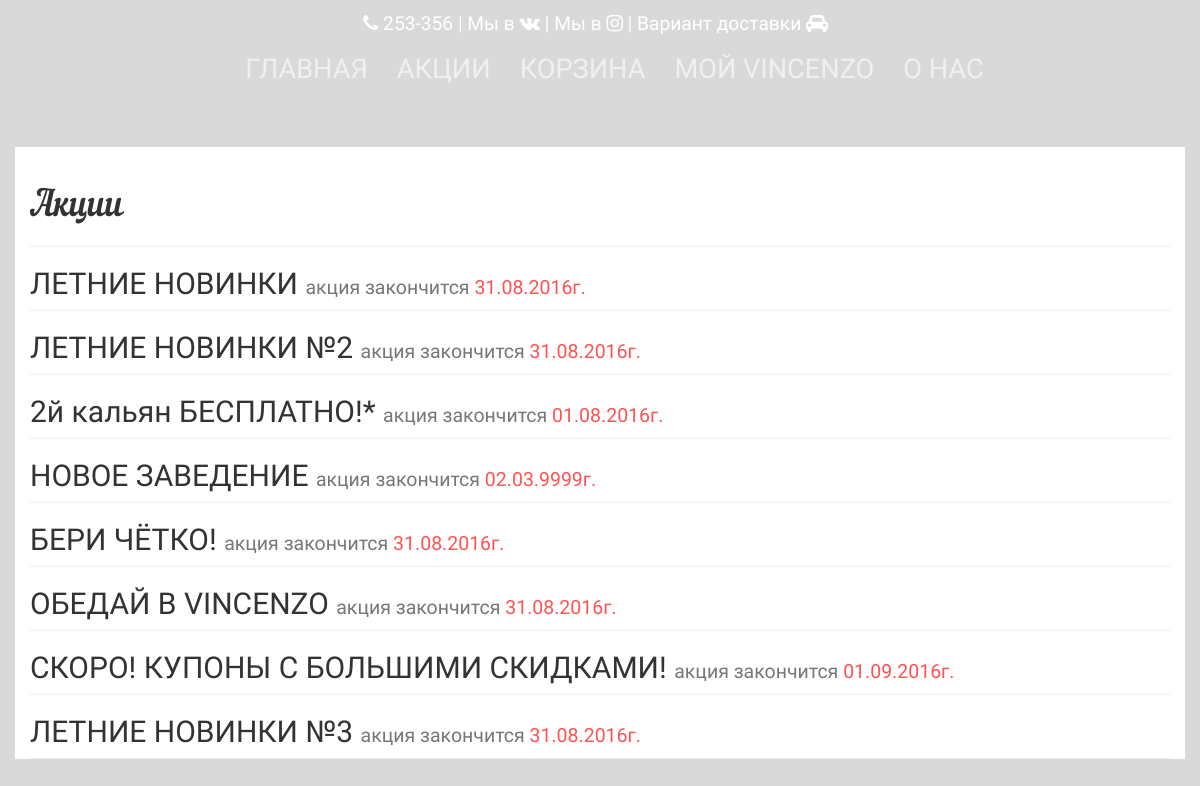
The app's page /sales with its own data.
### app/models.py (models this page shows, shortened)
class Sale(db.Model):
    id = db.Column(db.Integer, primary_key=True, autoincrement=True)
    sale_name = db.Column(db.String(20))
    price_if_have = db.Column(db.Integer)
    to_slider = db.Column(db.Boolean)
    about_sale = db.Column(db.String(255))
    show_url = db.Column(db.Boolean)
    end_sale = db.Column(db.Date)
    img = db.Column(db.String(50))

### app/views.py (the view)
@app.route('/sales', methods=['GET', 'POST'])
def sales():
    select_sales = Sale.query.all()
    return render_template('sale.html', sales=select_sales)

### app/views.py (called while the page is built)
@app.before_request
def before_request():
    delivery = request.cookies.get('delivery')
    if delivery == "deliveryincafe":
        g.deliverymethod = u"В кафе"
        g.global_sale = 0
    elif delivery == "deliverymyself":
        g.deliverymethod = u"Самовывоз"
        g.global_sale = 10
    elif delivery == "deliveryinhome":
        g.deliverymethod = u"Доставка на дом"
        g.global_sale = 0
    else:
        g.deliverymethod = u"Доставка на дом"
        g.global_sale = 0
    g.delivery = delivery
    g.user = current_user

### app/templates/sale.html (shortened to what this page needs)
{% extends "base.html" %} {% block head %}
    <link rel="stylesheet" type="text/css"
          href="{{ url_for('static', filename='fonts/pixelfabric-clothes/style.css') }}"/>
    <link rel="stylesheet" type="text/css"
          href="https://maxcdn.bootstrapcdn.com/font-awesome/4.5.0/css/font-awesome.min.css">
          rel='stylesheet' type='text/css'> {% endblock %}
{% block navigation %}
    {% include "navigation.html" %}
{% endblock %}
{% block body %}
    <div class="container-fluid header-post">
        <div class="row">
            <div class="container content">
                <div class="page-header">
                    <h1>Акции</h1>
                </div>
                {% for sale in sales %}
                    <div class="one-sale">
                        <h2><a href="{{ url_for("one_sale", sale_id=sale.id) }}">{{ sale.sale_name }}
                            {% if sale.end_sale != None %}
                                <small>акция закончится <span>{{ sale.end_sale.strftime('%d.%m.%Y') }}г.</span></small>
                            {% endif %}
                        </a></h2>
                    </div>
                {% endfor %}
            </div>
        </div>
    </div>
{% endblock %}

### records on screen
Sale: sale_name "ЛЕТНИЕ НОВИНКИ", end_sale "31.08.2016"
Sale: sale_name "ЛЕТНИЕ НОВИНКИ №2", end_sale "31.08.2016"
Sale: sale_name "2й кальян БЕСПЛАТНО!*", end_sale "01.08.2016"
Sale: sale_name "НОВОЕ ЗАВЕДЕНИЕ", end_sale "02.03.9999"
Sale: sale_name "БЕРИ ЧЁТКО!", end_sale "31.08.2016"
Sale: sale_name "ОБЕДАЙ В VINCENZO", end_sale "31.08.2016"
Sale: sale_name "СКОРО! КУПОНЫ С БОЛЬШИМИ СКИДКАМИ!", end_sale "01.09.2016"
Sale: sale_name "ЛЕТНИЕ НОВИНКИ №3", end_sale "31.08.2016"
